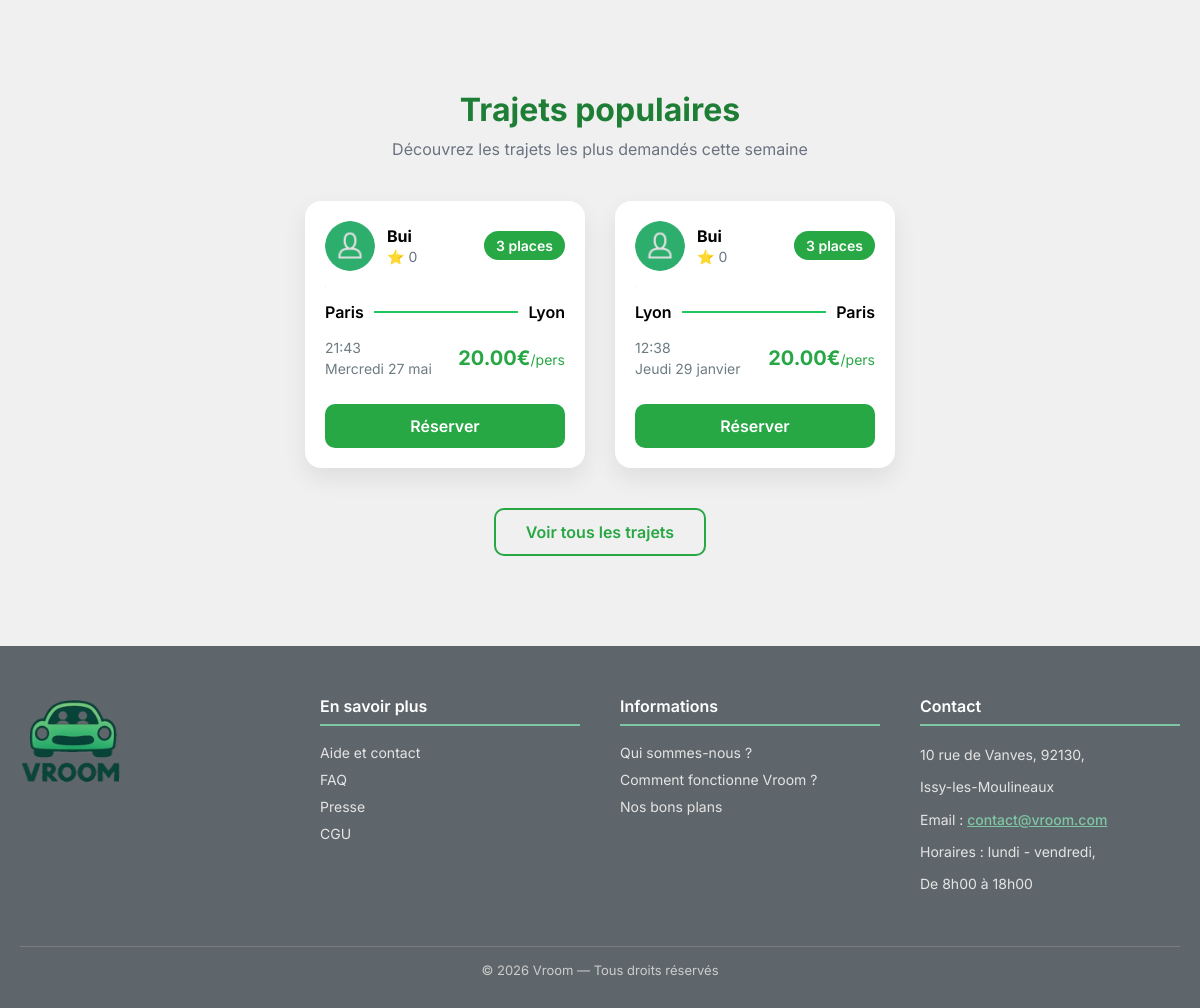
Before: / (lower part) with the older database file.
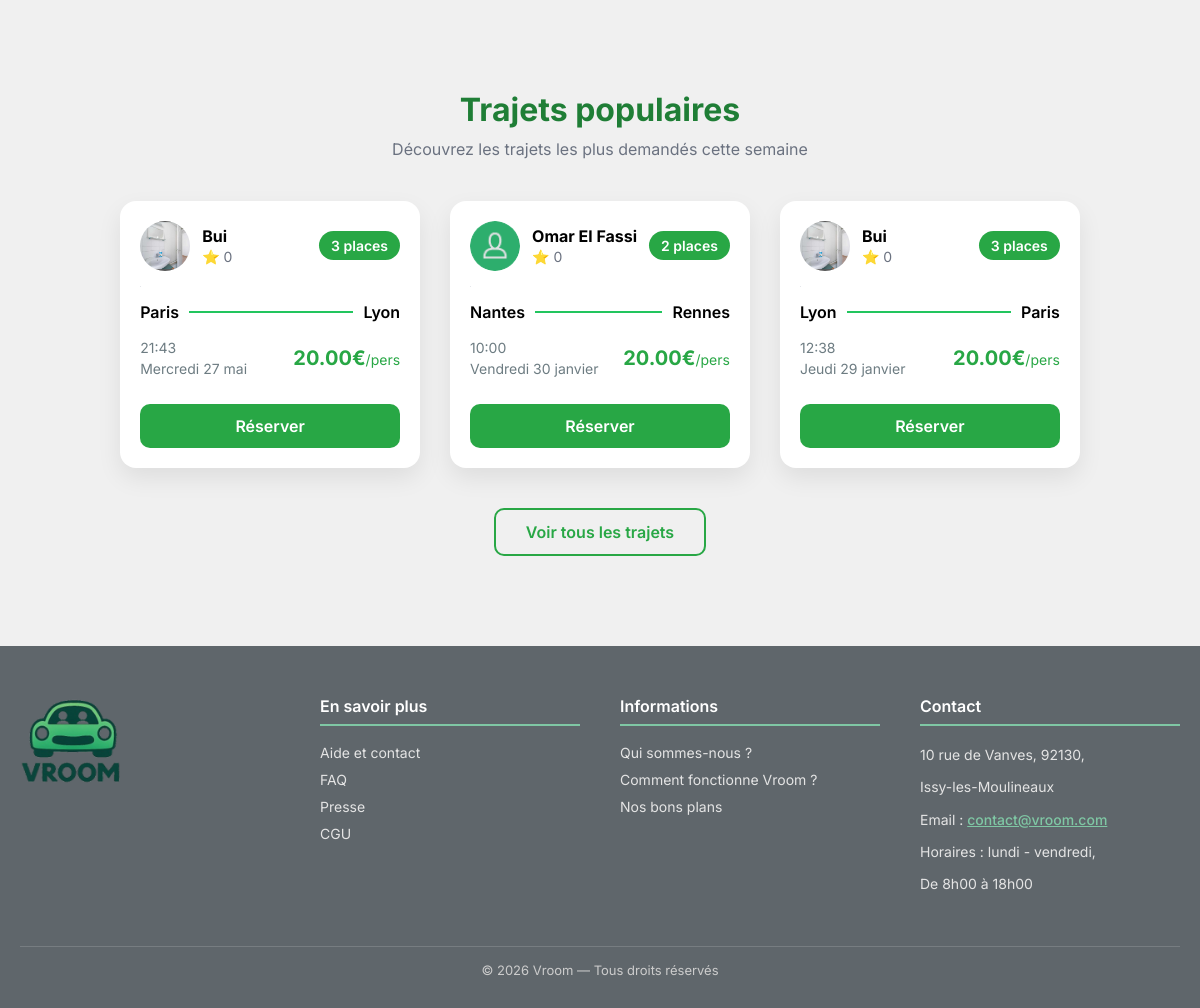
After: the same page with the newer database file.
### tables this page shows
CREATE TABLE `annonces` (
  `id` bigint(20) UNSIGNED NOT NULL,
  `id_conducteur` bigint(20) UNSIGNED NOT NULL,
  `date_depart` date NOT NULL,
  `heure_depart` time NOT NULL,
  `datetime_depart` datetime NOT NULL,
  `prix_par_personne` decimal(10,2) NOT NULL,
  `places_disponibles` int(11) NOT NULL,
  `description` text NOT NULL,
  `commentaires` text DEFAULT NULL,
  `id_ville_depart` bigint(20) UNSIGNED NOT NULL,
  `adresse_depart` varchar(255) NOT NULL,
  `id_ville_arrivee` bigint(20) UNSIGNED NOT NULL,
  `adresse_arrivee` varchar(255) NOT NULL,
  `statut` enum('active','complete','annulee','expiree') NOT NULL DEFAULT 'active',
  `date_creation` timestamp NOT NULL DEFAULT current_timestamp(),
  `heure_arrivee` time DEFAULT NULL,
  `date_arrivee` date DEFAULT NULL,
  `id_vehicule` bigint(20) UNSIGNED DEFAULT NULL
);

CREATE TABLE `utilisateurs` (
  `id` bigint(20) UNSIGNED NOT NULL,
  `nom` varchar(255) NOT NULL,
  `prenom` varchar(255) NOT NULL,
  `email` varchar(255) DEFAULT NULL,
  `telephone` varchar(20) DEFAULT NULL,
  `avatar` varchar(255) DEFAULT NULL,
  `biographie` text DEFAULT NULL,
  `mot_de_passe` varchar(255) NOT NULL,
  `token_notification` varchar(255) DEFAULT NULL,
  `premiere_connexion` tinyint(1) NOT NULL DEFAULT 1,
  `try_token` int(11) NOT NULL DEFAULT 0,
  `remember_token` varchar(100) DEFAULT NULL,
  `date_creation` timestamp NOT NULL DEFAULT current_timestamp(),
  `date_mise_a_jour` timestamp NOT NULL DEFAULT current_timestamp() ON UPDATE current_timestamp(),
  `note` float DEFAULT 0,
  `photo_profil` varchar(255) DEFAULT NULL
);

CREATE TABLE `ville` (
  `id` bigint(20) UNSIGNED NOT NULL,
  `nom` varchar(255) NOT NULL,
  `latitude` decimal(10,6) NOT NULL,
  `longitude` decimal(10,6) NOT NULL
);

CREATE TABLE `documents_utilisateur` (
  `id` bigint(20) UNSIGNED NOT NULL,
  `id_utilisateur` bigint(20) UNSIGNED NOT NULL,
  `type_document` enum('piece_identite','permis','carte_grise','assurance','justificatif_domicile','avatar') NOT NULL,
  `nom_fichier` varchar(255) NOT NULL,
  `chemin_fichier` varchar(255) NOT NULL,
  `mime_type` varchar(100) NOT NULL,
  `taille_fichier` int(11) NOT NULL,
  `statut` enum('en_attente','valide','refuse') DEFAULT 'en_attente',
  `date_expiration` date DEFAULT NULL,
  `date_creation` timestamp NOT NULL DEFAULT current_timestamp()
);

### Controleur/c_accueil.php (called while the page is built, shortened)
<?php
require_once __DIR__ . '/../Modele/annonces.php';
class c_accueil {
    public function afficher(): void {
        $annonces = Annonces::recherche_trajets();
        require __DIR__ . '/../Vue/head.php';
        require __DIR__ . '/../Vue/pages/v_accueil.php';
        require __DIR__ . '/../Vue/footer.php';
    }
}

### Modele/annonces.php (called while the page is built, shortened)
<?php
class Annonces {
    public static function recherche_trajets(array $filters = [], string $sort = 'date_desc'): array {
        $trajets = [];
        $db = dbConnect();
        $sql = "SELECT id
                FROM annonces
                WHERE statut = :statut";
        $params = [
            ':statut' => 'active'
        ];
        switch ($sort) {
            case 'date_desc':
            default:
                $sql .= " ORDER BY date_depart DESC";
                break;
        }
        $stmt = $db->prepare($sql);
        $stmt->execute($params);
        while ($row = $stmt->fetch(PDO::FETCH_ASSOC)) {
            $trajets[] = [
                "id" => (int) $row["id"],
            ];
        }
        return $trajets;
    }
    public static function detail_trajet(int $id): ?array{
        $db = dbConnect();
        $sql = "
        SELECT
            a.id,
            a.date_depart,
            DATE_FORMAT(a.heure_depart, '%H:%i') AS heure_depart,
            a.prix_par_personne,
            a.places_disponibles,
            a.description,
            a.adresse_depart,
            a.adresse_arrivee,
            u.nom AS conducteur_nom,
            u.note AS conducteur_note,
            u.avatar,
            v.marque,
            v.modele,
            vd.nom AS ville_depart,
            va.nom AS ville_arrivee,
            d.chemin_fichier AS chemin_avatar
        FROM annonces a
        JOIN utilisateurs u ON a.id_conducteur = u.id
        LEFT JOIN documents_utilisateur d
            ON a.id_conducteur = d.id_utilisateur
            AND d.type_document = 'avatar'
        JOIN vehicules v ON a.id_vehicule = v.id
        JOIN ville vd ON a.id_ville_depart = vd.id
        JOIN ville va ON a.id_ville_arrivee = va.id
        WHERE a.id = :id
        ";
        $stmt = $db->prepare($sql);
        $stmt->execute(['id' => $id]);
        $annonce = $stmt->fetch(PDO::FETCH_ASSOC);
        return $annonce ?: null;
    }
}
?>

### Ressources/PHP/date_en_fr.php (called while the page is built, shortened)
<?php
function formatDateFr(string $date): string
{
    if (class_exists('IntlDateFormatter')) {
        $formatter = new IntlDateFormatter(
            'fr_FR',
            IntlDateFormatter::FULL,
            IntlDateFormatter::NONE,
            'Europe/Paris',
            IntlDateFormatter::GREGORIAN,
            'EEEE d MMMM'
        );
        return ucfirst($formatter->format(strtotime($date)));
    }
    $jours = [
        'Sunday' => 'Dimanche',
        'Monday' => 'Lundi',
        'Tuesday' => 'Mardi',
        'Wednesday' => 'Mercredi',
        'Thursday' => 'Jeudi',
        'Friday' => 'Vendredi',
        'Saturday' => 'Samedi'
    ];
    $mois = [
        'January' => 'janvier',
        'February' => 'février',
        'March' => 'mars',
        'April' => 'avril',
        'May' => 'mai',
        'June' => 'juin',
        'July' => 'juillet',
        'August' => 'août',
        'September' => 'septembre',
        'October' => 'octobre',
        'November' => 'novembre',
        'December' => 'décembre'
    ];
    $dateObj = new DateTime($date);
    return $jours[$dateObj->format('l')]
        . ' '
        . $dateObj->format('d')
        . ' '
        . $mois[$dateObj->format('F')];
}
?>

### Vue/pages/v_accueil.php (the view, shortened to what the changed rows need)
<body>
<section class="popular-rides">
    <h2>Trajets populaires</h2>
    <div class="rides-list">
        <?php if (!empty($annonces)):
            $count = 0;
            foreach ($annonces as $annonce):
                if ($count >= 3) break;
                $trajet = Annonces::detail_trajet((int)$annonce['id']);
                if (!$trajet) continue;
                $count++;
        ?>
        <div class="ride-card">
            <div class="ride-header">
                <div class="avatar">
                    <?php if (!empty($trajet["chemin_avatar"])): ?>
                        <img src="<?= htmlspecialchars($trajet["chemin_avatar"]) ?>" alt="Avatar">
                    <?php else: ?>
                        <img src="Ressources/Image/person_icon.png" alt="Avatar par défaut">
                    <?php endif; ?>
                </div>
                <div class="driver-info">
                    <h4><?= htmlspecialchars($trajet["conducteur_nom"] ?? 'Nom') ?></h4>
                    <span class="rating">⭐ <?= htmlspecialchars($trajet["conducteur_note"] ?? 0) ?></span>
                </div>
                <span class="places">
                    <?= htmlspecialchars($trajet["places_disponibles"] ?? 0) ?> places
                </span>
            </div>
            <div class="ride-route">
                <span><?= htmlspecialchars($trajet["ville_depart"] ?? '') ?></span>
                <div class="route-line"></div>
                <span><?= htmlspecialchars($trajet["ville_arrivee"] ?? '') ?></span>
            </div>
            <div class="ride-footer">
                <div class="date">
                    <p><?= htmlspecialchars($trajet["heure_depart"] ?? '') ?> </p>
                    <p><?= htmlspecialchars(formatDateFr($trajet["date_depart"] ?? '')) ?> </p>
                </div>
                <div class="price">
                    <?= htmlspecialchars($trajet["prix_par_personne"] ?? 0) ?>€<span>/pers</span>
                </div>
            </div>
            <button class="ride-btn"
                onclick="window.location.href='index.php?page=detail_trajet&id=<?= htmlspecialchars($trajet['id']) ?>'">
                Réserver
            </button>
        </div>
        <?php endforeach; else: ?>
            <p>Aucun trajet trouvé</p>
        <?php endif; ?>
    </div>
</section>
</body>

Changed rows visible on the page:
now on this page (row edited): annonces: utilisateurs.nom "Omar El Fassi", utilisateurs.note "0", places_disponibles "2", ville.nom "Nantes", ville.nom "Rennes", heure_depart "10:00", date_depart "Vendredi 30 janvier", prix_par_personne "20.00"
